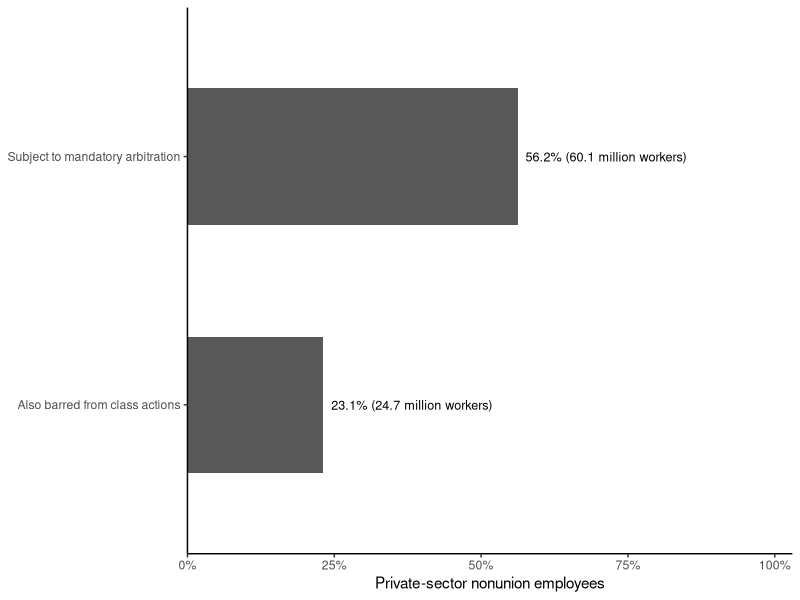
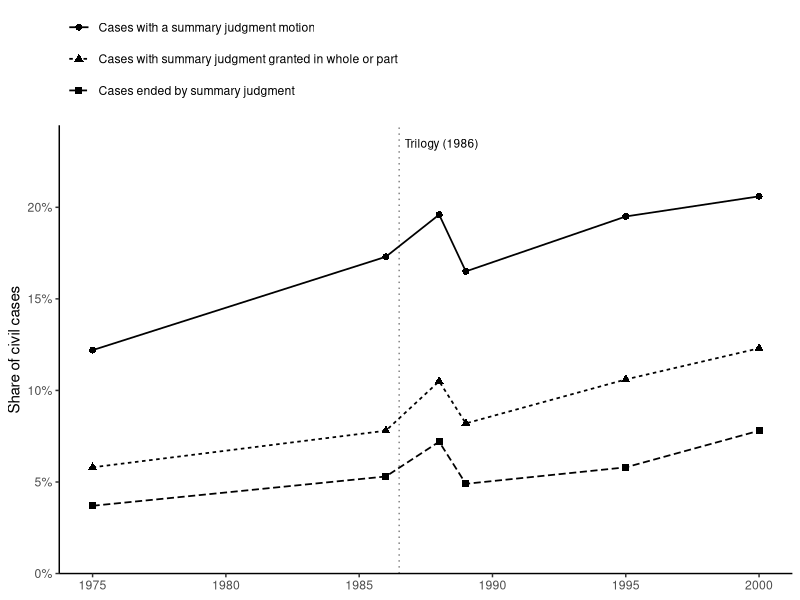
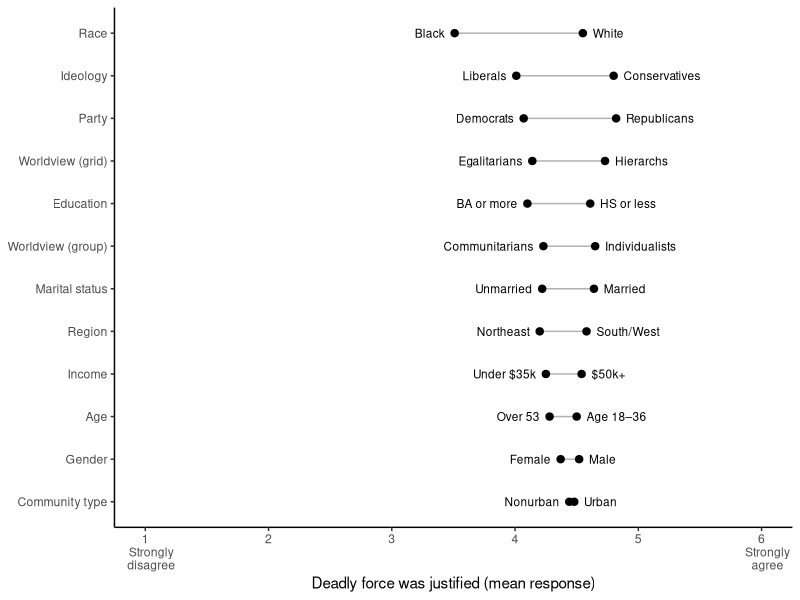

These charts were generated, in order, by the following R code:
## ---- chunk 1
#| label: fig-arbitration
#| fig-alt: "Bar chart: 56.2 percent of nonunion private-sector employees, about 60 million workers, are subject to mandatory arbitration, and 23.1 percent, about 25 million, are also barred from class actions."
#| fig-cap: "Share of private-sector nonunion employees covered by mandatory employment arbitration, and by arbitration agreements that also waive class actions, in 2017---the year before *Epic Systems* upheld such waivers. Survey of establishments with 50 or more employees (n = 627). Source: Alexander J.S. Colvin, Econ. Policy Inst., *The Growing Use of Mandatory Arbitration* 2, 11 (2018)."
#| echo: false
#| fig-width: 6.5
#| fig-height: 1.8
library(ggplot2)

arb <- read.csv("data/arbitration_colvin_2017.csv")
arb$measure <- factor(arb$measure, levels = rev(arb$measure))

ggplot(arb, aes(pct_nonunion_private_employees, measure)) +
  geom_col(width = 0.55, fill = "grey35") +
  geom_text(aes(label = paste0(pct_nonunion_private_employees, "% (",
                               workers_millions, " million workers)")),
            hjust = -0.05, size = 3.2) +
  scale_x_continuous(limits = c(0, 100), labels = function(x) paste0(x, "%"),
                     expand = expansion(mult = c(0, 0.03))) +
  labs(x = "Private-sector nonunion employees", y = NULL) +
  theme_classic(base_size = 11)
## ---- chunk 2
#| label: fig-sj-trends
#| fig-alt: "Line chart of summary judgment activity in six federal district courts in 1975, 1986, 1988, 1989, 1995, and 2000. Cases with a summary judgment motion rose from 12.2 percent in 1975 to 17.3 percent in 1986 and 20.6 percent in 2000. Cases with summary judgment granted in whole or part rose from 5.8 to 12.3 percent, and cases ended by summary judgment from 3.7 to 7.8 percent. A dotted line marks the 1986 trilogy."
#| fig-cap: "Summary judgment activity in six federal district courts (E.D. Pa., C.D. Cal., D. Md., E.D. La., S.D.N.Y., and N.D. Ill.), 1975--2000, as a percent of civil cases (excluding prisoner cases). The dotted line marks the 1986 trilogy; because the decisions came in June 1986, the 1986 sample mostly predates them. The 1988 spike partly reflects asbestos cases. The study reports these values in a chart; the points here are measured from it, and they match the figures the text states (about 12%, 17%, 19%, and 21% of cases with motions; 3.7% and 7.8% ended by summary judgment). Source: Joe S. Cecil, Rebecca N. Eyre, Dean Miletich & David Rindskopf, Fed. Jud. Ctr., *Trends in Summary Judgment Practice: 1975--2000*, at 8 fig. 1 (2007), *also published at* 4 J. Empirical Legal Stud. 861 (2007)."
#| echo: false
#| fig-width: 6.5
#| fig-height: 3.6
library(ggplot2)

sj <- read.csv("data/sj_fjc_2007.csv")
sj$measure <- factor(sj$measure, levels = unique(sj$measure))

ggplot(sj, aes(year, pct, linetype = measure, shape = measure)) +
  geom_vline(xintercept = 1986.5, linetype = "dotted", colour = "grey50") +
  annotate("text", x = 1986.7, y = 23.5, label = "Trilogy (1986)", hjust = 0, size = 3) +
  geom_line(linewidth = 0.6) +
  geom_point(size = 2) +
  scale_y_continuous(limits = c(0, 24), labels = function(x) paste0(x, "%"),
                     expand = expansion(mult = c(0, 0.02))) +
  scale_x_continuous(breaks = seq(1975, 2000, 5)) +
  labs(x = NULL, y = "Share of civil cases", linetype = NULL, shape = NULL) +
  guides(linetype = guide_legend(ncol = 1), shape = guide_legend(ncol = 1)) +
  theme_classic(base_size = 11) +
  theme(legend.position = "top", legend.justification = "left")
## ---- chunk 3
    #| label: fig-scott-harris
    #| fig-alt: "Dumbbell chart of mean agreement, on a 1 to 6 scale, that deadly force was justified in Scott v. Harris, compared across pairs of demographic and cultural groups; for example, communitarians averaged 4.23 and individualists 4.65."
    #| fig-cap: "Average agreement that \"the danger that Harris's driving posed to the police and the public justified Officer Scott's decision to end the chase in a way that put Harris's own life in danger,\" by paired groups of viewers, on a scale from 1 (strongly disagree) to 6 (strongly agree). Pairs are sorted by the size of the gap; every gap except gender and urban/nonurban is statistically significant (p ≤ 0.05). About 1,350 respondents, 2007. Source: Dan M. Kahan, David A. Hoffman & Donald Braman, *Whose Eyes Are You Going to Believe?* Scott v. Harris *and the Perils of Cognitive Illiberalism*, 122 Harv. L. Rev. 837, 868 tbl.1 (2009)."
    #| echo: false
    #| fig-width: 6.5
    #| fig-height: 4.5
    library(ggplot2)

    sh <- read.csv("data/scott_harris_kahan.csv")
    gaps <- tapply(sh$mean_deadly_force_justified, sh$dimension, function(x) abs(diff(x)))
    sh$dimension <- factor(sh$dimension, levels = names(sort(gaps)))
    ends <- aggregate(mean_deadly_force_justified ~ dimension, sh, range)
    sh$low <- ave(sh$mean_deadly_force_justified, sh$dimension, FUN = function(x) x == min(x))

    ggplot(sh, aes(mean_deadly_force_justified, dimension)) +
      geom_segment(data = ends, aes(x = mean_deadly_force_justified[, 1],
                                    xend = mean_deadly_force_justified[, 2],
                                    y = dimension, yend = dimension),
                   colour = "grey70") +
      geom_point(size = 2.2) +
      geom_text(data = sh[sh$low == 1, ], aes(label = label), size = 3, hjust = 1, nudge_x = -0.08) +
    geom_text(data = sh[sh$low == 0, ], aes(label = label), size = 3, hjust = 0, nudge_x = 0.08) +
      scale_x_continuous(limits = c(1, 6), breaks = 1:6,
                         labels = c("1
    Strongly
    disagree", 2:5, "6
    Strongly
    agree")) +
      labs(x = "Deadly force was justified (mean response)", y = NULL) +
      theme_classic(base_size = 11)
